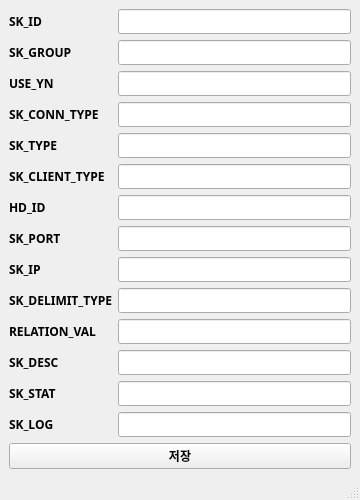
<?xml version="1.0" encoding="UTF-8"?>
<ui version="4.0">
 <class>MainWindow</class>
 <widget class="QMainWindow" name="MainWindow">
  <property name="geometry">
   <rect>
    <x>0</x>
    <y>0</y>
    <width>360</width>
    <height>468</height>
   </rect>
  </property>
  <property name="sizePolicy">
   <sizepolicy hsizetype="Expanding" vsizetype="Expanding">
    <horstretch>0</horstretch>
    <verstretch>0</verstretch>
   </sizepolicy>
  </property>
  <property name="minimumSize">
   <size>
    <width>0</width>
    <height>0</height>
   </size>
  </property>
  <property name="baseSize">
   <size>
    <width>600</width>
    <height>300</height>
   </size>
  </property>
  <property name="font">
   <font>
    <family>맑은 고딕</family>
    <weight>75</weight>
    <bold>true</bold>
   </font>
  </property>
  <property name="windowTitle">
   <string>MainWindow</string>
  </property>
  <widget class="QWidget" name="centralwidget">
   <layout class="QGridLayout" name="gridLayout_2">
    <item row="0" column="0">
     <layout class="QFormLayout" name="formLayout">
      <item row="0" column="0">
       <widget class="QLabel" name="label">
        <property name="text">
         <string>SK_ID</string>
        </property>
       </widget>
      </item>
      <item row="0" column="1">
       <widget class="QLineEdit" name="input_sk1"/>
      </item>
      <item row="1" column="0">
       <widget class="QLabel" name="label_2">
        <property name="text">
         <string>SK_GROUP</string>
        </property>
       </widget>
      </item>
      <item row="1" column="1">
       <widget class="QLineEdit" name="input_sk2"/>
      </item>
      <item row="2" column="0">
       <widget class="QLabel" name="label_3">
        <property name="text">
         <string>USE_YN</string>
        </property>
       </widget>
      </item>
      <item row="3" column="0">
       <widget class="QLabel" name="label_4">
        <property name="text">
         <string>SK_CONN_TYPE</string>
        </property>
       </widget>
      </item>
      <item row="4" column="0">
       <widget class="QLabel" name="label_5">
        <property name="text">
         <string>SK_TYPE</string>
        </property>
       </widget>
      </item>
      <item row="5" column="0">
       <widget class="QLabel" name="label_6">
        <property name="text">
         <string>SK_CLIENT_TYPE</string>
        </property>
       </widget>
      </item>
      <item row="6" column="0">
       <widget class="QLabel" name="label_7">
        <property name="text">
         <string>HD_ID</string>
        </property>
       </widget>
      </item>
      <item row="7" column="0">
       <widget class="QLabel" name="label_8">
        <property name="text">
         <string>SK_PORT</string>
        </property>
       </widget>
      </item>
      <item row="8" column="0">
       <widget class="QLabel" name="label_9">
        <property name="text">
         <string>SK_IP</string>
        </property>
       </widget>
      </item>
      <item row="13" column="0">
       <widget class="QLabel" name="label_10">
        <property name="text">
         <string>SK_LOG</string>
        </property>
       </widget>
      </item>
      <item row="9" column="0">
       <widget class="QLabel" name="label_11">
        <property name="text">
         <string>SK_DELIMIT_TYPE</string>
        </property>
       </widget>
      </item>
      <item row="10" column="0">
       <widget class="QLabel" name="label_12">
        <property name="text">
         <string>RELATION_VAL</string>
        </property>
       </widget>
      </item>
      <item row="11" column="0">
       <widget class="QLabel" name="label_13">
        <property name="text">
         <string>SK_DESC</string>
        </property>
       </widget>
      </item>
      <item row="12" column="0">
       <widget class="QLabel" name="label_14">
        <property name="text">
         <string>SK_STAT</string>
        </property>
       </widget>
      </item>
      <item row="2" column="1">
       <widget class="QLineEdit" name="input_sk3"/>
      </item>
      <item row="3" column="1">
       <widget class="QLineEdit" name="input_sk4"/>
      </item>
      <item row="4" column="1">
       <widget class="QLineEdit" name="input_sk5"/>
      </item>
      <item row="5" column="1">
       <widget class="QLineEdit" name="input_sk6"/>
      </item>
      <item row="6" column="1">
       <widget class="QLineEdit" name="input_sk7"/>
      </item>
      <item row="7" column="1">
       <widget class="QLineEdit" name="input_sk8"/>
      </item>
      <item row="8" column="1">
       <widget class="QLineEdit" name="input_sk9"/>
      </item>
      <item row="9" column="1">
       <widget class="QLineEdit" name="input_sk10"/>
      </item>
      <item row="10" column="1">
       <widget class="QLineEdit" name="input_sk11"/>
      </item>
      <item row="11" column="1">
       <widget class="QLineEdit" name="input_sk12"/>
      </item>
      <item row="12" column="1">
       <widget class="QLineEdit" name="input_sk13"/>
      </item>
      <item row="13" column="1">
       <widget class="QLineEdit" name="input_sk14"/>
      </item>
     </layout>
    </item>
    <item row="1" column="0">
     <widget class="QPushButton" name="btn_sk_save">
      <property name="text">
       <string>저장</string>
      </property>
     </widget>
    </item>
   </layout>
  </widget>
  <widget class="QMenuBar" name="menubar">
   <property name="geometry">
    <rect>
     <x>0</x>
     <y>0</y>
     <width>360</width>
     <height>21</height>
    </rect>
   </property>
  </widget>
  <widget class="QStatusBar" name="statusbar"/>
 </widget>
 <resources/>
 <connections/>
</ui>
